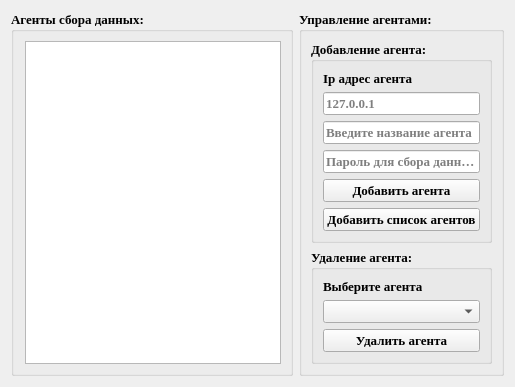
          <widget class="QWidget" name="tab">
           <property name="font">
            <font>
             <family>Times New Roman</family>
             <pointsize>10</pointsize>
            </font>
           </property>
           <attribute name="title">
            <string>Конфигурирование агентов</string>
           </attribute>
           <layout class="QHBoxLayout" name="horizontalLayout_2">
            <item>
             <widget class="QGroupBox" name="groupBox">
              <property name="font">
               <font>
                <family>Times New Roman</family>
                <pointsize>10</pointsize>
                <weight>75</weight>
                <bold>true</bold>
               </font>
              </property>
              <property name="title">
               <string>Агенты сбора данных:</string>
              </property>
              <layout class="QHBoxLayout" name="horizontalLayout">
               <property name="sizeConstraint">
                <enum>QLayout::SetDefaultConstraint</enum>
               </property>
               <property name="leftMargin">
                <number>11</number>
               </property>
               <item>
                <widget class="QTableView" name="tableView">
                 <property name="font">
                  <font>
                   <family>Times New Roman</family>
                   <pointsize>10</pointsize>
                   <weight>75</weight>
                   <bold>true</bold>
                  </font>
                 </property>
                </widget>
               </item>
              </layout>
             </widget>
            </item>
            <item>
             <widget class="QGroupBox" name="groupBox_2">
              <property name="font">
               <font>
                <family>Times New Roman</family>
                <pointsize>10</pointsize>
                <weight>75</weight>
                <bold>true</bold>
               </font>
              </property>
              <property name="title">
               <string>Управление агентами:</string>
              </property>
              <layout class="QFormLayout" name="formLayout_3">
               <item row="0" column="0" colspan="2">
                <widget class="QGroupBox" name="groupBox_13">
                 <property name="sizePolicy">
                  <sizepolicy hsizetype="Minimum" vsizetype="Minimum">
                   <horstretch>0</horstretch>
                   <verstretch>0</verstretch>
                  </sizepolicy>
                 </property>
                 <property name="font">
                  <font>
                   <family>Times New Roman</family>
                   <pointsize>10</pointsize>
                   <weight>75</weight>
                   <bold>true</bold>
                  </font>
                 </property>
                 <property name="title">
                  <string>Добавление агента:</string>
                 </property>
                 <layout class="QVBoxLayout" name="verticalLayout_11">
                  <item>
                   <widget class="QLabel" name="label_2">
                    <property name="font">
                     <font>
                      <family>Times New Roman</family>
                      <pointsize>10</pointsize>
                     </font>
                    </property>
                    <property name="text">
                     <string>Ip адрес агента</string>
                    </property>
                   </widget>
                  </item>
                  <item>
                   <widget class="QLineEdit" name="lineEdit">
                    <property name="font">
                     <font>
                      <family>Times New Roman</family>
                      <pointsize>10</pointsize>
                     </font>
                    </property>
                    <property name="placeholderText">
                     <string>127.0.0.1</string>
                    </property>
                   </widget>
                  </item>
                  <item>
                   <widget class="QLineEdit" name="lineEdit_2">
                    <property name="font">
                     <font>
                      <family>Times New Roman</family>
                      <pointsize>10</pointsize>
                     </font>
                    </property>
                    <property name="placeholderText">
                     <string>Введите название агента</string>
                    </property>
                   </widget>
                  </item>
                  <item>
                   <widget class="QLineEdit" name="lineEdit_12">
                    <property name="font">
                     <font>
                      <family>Times New Roman</family>
                      <pointsize>10</pointsize>
                     </font>
                    </property>
                    <property name="placeholderText">
                     <string>Пароль для сбора данных</string>
                    </property>
                   </widget>
                  </item>
                  <item>
                   <widget class="QPushButton" name="pushButton">
                    <property name="font">
                     <font>
                      <family>Times New Roman</family>
                      <pointsize>10</pointsize>
                     </font>
                    </property>
                    <property name="text">
                     <string>Добавить агента</string>
                    </property>
                   </widget>
                  </item>
                  <item>
                   <widget class="QPushButton" name="pushButton_20">
                    <property name="font">
                     <font>
                      <family>Times New Roman</family>
                      <pointsize>10</pointsize>
                     </font>
                    </property>
                    <property name="text">
                     <string>Добавить список агентов</string>
                    </property>
                   </widget>
                  </item>
                 </layout>
                </widget>
               </item>
               <item row="1" column="0" colspan="2">
                <widget class="QGroupBox" name="groupBox_4">
                 <property name="font">
                  <font>
                   <family>Times New Roman</family>
                   <pointsize>10</pointsize>
                   <weight>75</weight>
                   <bold>true</bold>
                  </font>
                 </property>
                 <property name="title">
                  <string>Удаление агента:</string>
                 </property>
                 <layout class="QVBoxLayout" name="verticalLayout_4">
                  <item>
                   <widget class="QLabel" name="label_3">
                    <property name="font">
                     <font>
                      <family>Times New Roman</family>
                      <pointsize>10</pointsize>
                     </font>
                    </property>
                    <property name="text">
                     <string>Выберите агента</string>
                    </property>
                   </widget>
                  </item>
                  <item>
                   <widget class="QComboBox" name="comboBox_3">
                    <property name="font">
                     <font>
                      <family>Times New Roman</family>
                      <pointsize>10</pointsize>
                     </font>
                    </property>
                   </widget>
                  </item>
                  <item>
                   <widget class="QPushButton" name="pushButton_2">
                    <property name="font">
                     <font>
                      <family>Times New Roman</family>
                      <pointsize>10</pointsize>
                     </font>
                    </property>
                    <property name="text">
                     <string>Удалить агента</string>
                    </property>
                   </widget>
                  </item>
                 </layout>
                </widget>
               </item>
              </layout>
             </widget>
            </item>
           </layout>
          </widget>
